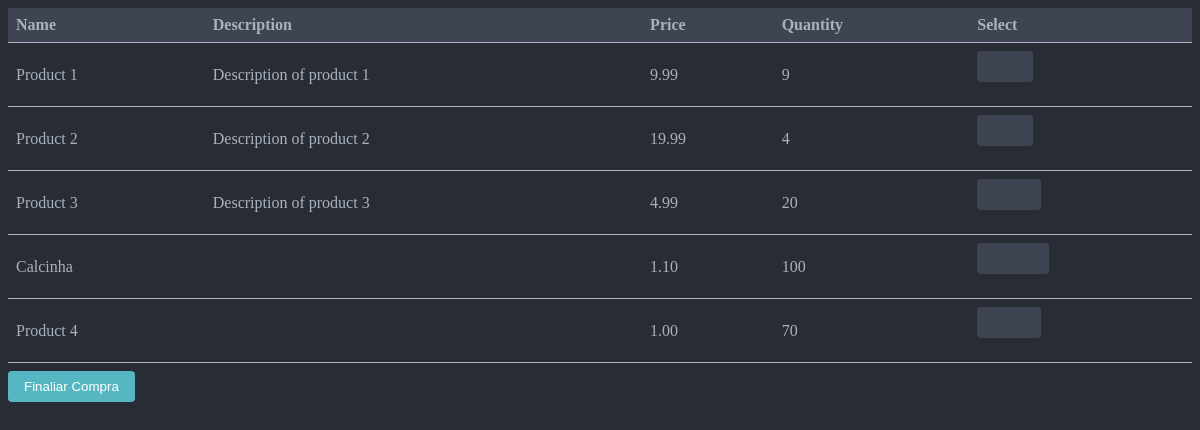
The app's page /client.php (signed in) with its own data.
### tables this page shows
CREATE TABLE `produtos` (
  `id` int(11) NOT NULL,
  `nome` varchar(255) NOT NULL,
  `quantidade` int(11) NOT NULL,
  `preco` decimal(10,2) NOT NULL,
  `descricao` varchar(255) NOT NULL
);

### client.php (the view, shortened to what this page needs)
<?php
  $conn = new mysqli('localhost', 'root', '', 'store_db');
  $stmt = $conn->prepare('SELECT * FROM produtos');
  $stmt->execute();
  $result = $stmt->get_result();
?>
<!DOCTYPE html>
<html>
<head>
  <link rel="stylesheet" type="text/css" href="./css/client.css">
</head>
<body>
  <form method="POST">
    <table>
      <thead>
        <tr>
          <th>Name</th>
          <th>Description</th>
          <th>Price</th>
          <th>Quantity</th>
          <th>Select</th>
        </tr>
      </thead>
      <tbody>
        <?php while ($row = $result->fetch_assoc()) { ?>
          <tr>
            <td><?php echo $row['nome']; ?></td>
            <td><?php echo $row['descricao']; ?></td>
            <td><?php echo $row['preco']; ?></td>
            <td><?php echo $row['quantidade']; ?></td>
            <td>
              <?php if ($row['quantidade'] > 0) { ?>
                <input type="number" name="quantity[]" min="0" max="<?php echo $row['quantidade']; ?>">
              <?php } else { ?>
                <p>No stock available</p>
              <?php } ?>
            </td>
          </tr>
        <?php } ?>
      </tbody>
    </table>
    <button type="submit">Finaliar Compra</button>
  </form>
</body>
</html>

### css/client.css (style rules this page uses)
body { background-color: #282c34; }
body, input, button { color: #abb2bf; }
table { border-collapse: collapse; width: 100%; max-width: 100%; margin: 0 auto; }
th, td { padding: 8px; text-align: left; border-bottom: 1px solid #abb2bf; }
th { background-color: #3e4451; }
input[type="number"] { background-color: #3e4451; border: none; border-radius: 4px; padding: 8px; margin-bottom: 16px; color: #abb2bf; }
button[type="submit"] { background-color: #56b6c2; border: none; border-radius: 4px; padding: 8px 16px; color: #fff; cursor: pointer; margin-top: 8px; }

### records on screen
produtos: nome "Product 1", descricao "Description of product 1", preco "9.99", quantidade "9"
produtos: nome "Product 2", descricao "Description of product 2", preco "19.99", quantidade "4"
produtos: nome "Product 3", descricao "Description of product 3", preco "4.99", quantidade "20"
produtos: nome "Calcinha", preco "1.10", quantidade "100"
produtos: nome "Product 4", preco "1.00", quantidade "70"
